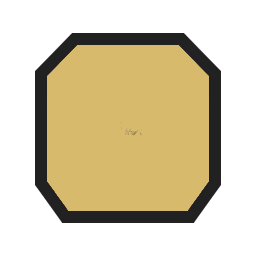
#> input picture skills/civ6-asset-forge/assets/TEMPLATE_resource_plate_bonus.png, 256 x 256 px
$ python jx13_motion.py ../../../civ6-asset-forge/assets/TEMPLATE_resource_plate_bonus.png ../../../civ6-asset-forge/assets/REF_official_promotions24_x6.png ../../../civ6-asset-forge/assets/REF_official_promotions24_x6.png
#> lines starting #> are read from the running program, lines starting #| are printed output that depends on the picture
import sys

import numpy as np
from PIL import Image
from scipy import ndimage

a = np.asarray(Image.open(sys.argv[1]).convert("RGB")).astype(np.int32)
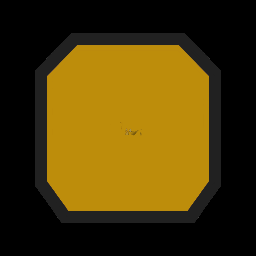
#> a: shape (256, 256, 3) int32; mean R, G, B 76.8, 58.3, 8.2
b = np.asarray(Image.open(sys.argv[2]).convert("RGB")).astype(np.int32)
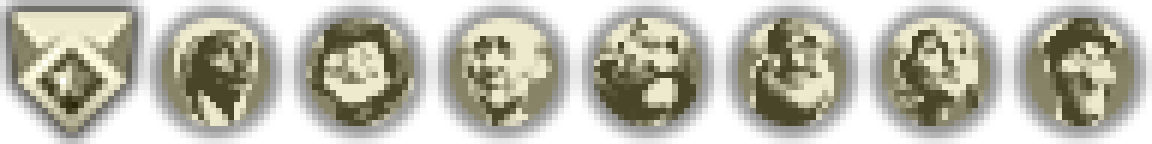
#> input picture skills/civ6-asset-forge/assets/REF_official_promotions24_x6.png, 1152 x 144 px
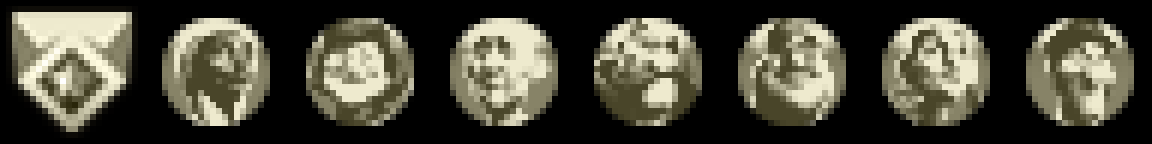
#> b: shape (144, 1152, 3) int32; mean R, G, B 72.5, 70.6, 57.6
tag = sys.argv[3]
h, w, _ = a.shape
#> h = 256; w = 256
#> (the run stopped early here; a loop or call above may not have finished)
